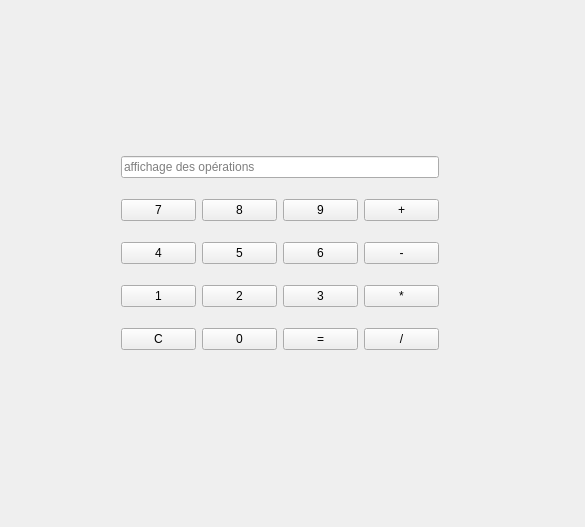
<?xml version="1.0" encoding="UTF-8"?>
<ui version="4.0">
 <class>Calculatrice</class>
 <widget class="QWidget" name="Calculatrice">
  <property name="geometry">
   <rect>
    <x>0</x>
    <y>0</y>
    <width>585</width>
    <height>527</height>
   </rect>
  </property>
  <property name="windowTitle">
   <string>Calculatrice</string>
  </property>
  <widget class="QWidget" name="">
   <property name="geometry">
    <rect>
     <x>110</x>
     <y>130</y>
     <width>340</width>
     <height>251</height>
    </rect>
   </property>
   <layout class="QGridLayout" name="gridLayout">
    <item row="0" column="0" colspan="4">
     <widget class="QLineEdit" name="lineEditAfficheur">
      <property name="text">
       <string/>
      </property>
      <property name="placeholderText">
       <string>affichage des opérations</string>
      </property>
     </widget>
    </item>
    <item row="1" column="0">
     <widget class="QPushButton" name="pushButton7">
      <property name="text">
       <string>7</string>
      </property>
     </widget>
    </item>
    <item row="1" column="1">
     <widget class="QPushButton" name="pushButton8">
      <property name="text">
       <string>8</string>
      </property>
     </widget>
    </item>
    <item row="1" column="2">
     <widget class="QPushButton" name="pushButton9">
      <property name="text">
       <string>9</string>
      </property>
     </widget>
    </item>
    <item row="1" column="3">
     <widget class="QPushButton" name="pushButtonPlus">
      <property name="text">
       <string>+</string>
      </property>
     </widget>
    </item>
    <item row="2" column="0">
     <widget class="QPushButton" name="pushButton4">
      <property name="text">
       <string>4</string>
      </property>
     </widget>
    </item>
    <item row="2" column="1">
     <widget class="QPushButton" name="pushButton5">
      <property name="text">
       <string>5</string>
      </property>
     </widget>
    </item>
    <item row="2" column="2">
     <widget class="QPushButton" name="pushButton6">
      <property name="text">
       <string>6</string>
      </property>
     </widget>
    </item>
    <item row="2" column="3">
     <widget class="QPushButton" name="pushButtonMoins">
      <property name="text">
       <string>-</string>
      </property>
     </widget>
    </item>
    <item row="3" column="0">
     <widget class="QPushButton" name="pushButton1">
      <property name="text">
       <string>1</string>
      </property>
     </widget>
    </item>
    <item row="3" column="1">
     <widget class="QPushButton" name="pushButton2">
      <property name="text">
       <string>2</string>
      </property>
     </widget>
    </item>
    <item row="3" column="2">
     <widget class="QPushButton" name="pushButton3">
      <property name="text">
       <string>3</string>
      </property>
     </widget>
    </item>
    <item row="3" column="3">
     <widget class="QPushButton" name="pushButtonMultiplier">
      <property name="text">
       <string>*</string>
      </property>
     </widget>
    </item>
    <item row="4" column="0">
     <widget class="QPushButton" name="pushButtonClear">
      <property name="text">
       <string>C</string>
      </property>
     </widget>
    </item>
    <item row="4" column="1">
     <widget class="QPushButton" name="pushButton0">
      <property name="text">
       <string>0</string>
      </property>
     </widget>
    </item>
    <item row="4" column="2">
     <widget class="QPushButton" name="pushButtonEgal">
      <property name="text">
       <string>=</string>
      </property>
     </widget>
    </item>
    <item row="4" column="3">
     <widget class="QPushButton" name="pushButtonDiviser">
      <property name="text">
       <string>/</string>
      </property>
     </widget>
    </item>
   </layout>
  </widget>
 </widget>
 <layoutdefault spacing="6" margin="11"/>
 <resources/>
 <connections/>
</ui>
